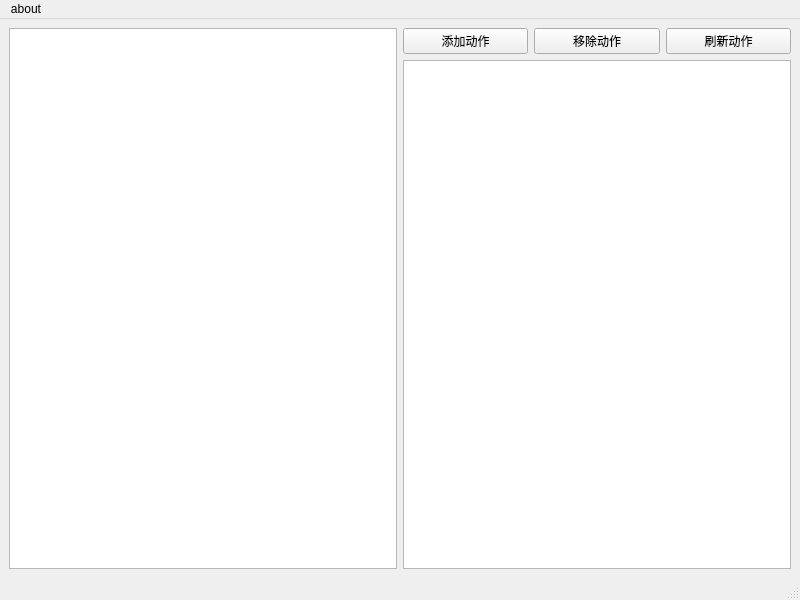
<?xml version="1.0" encoding="UTF-8"?>
<ui version="4.0">
 <class>MainWindow</class>
 <widget class="QMainWindow" name="MainWindow">
  <property name="geometry">
   <rect>
    <x>0</x>
    <y>0</y>
    <width>800</width>
    <height>600</height>
   </rect>
  </property>
  <property name="windowTitle">
   <string>MainWindow</string>
  </property>
  <widget class="QWidget" name="centralwidget">
   <layout class="QHBoxLayout" name="horizontalLayout">
    <item>
     <widget class="QListView" name="actionGroupListView"/>
    </item>
    <item>
     <layout class="QVBoxLayout" name="actionVLayout">
      <item>
       <layout class="QHBoxLayout" name="actionHLayput">
        <item>
         <widget class="QPushButton" name="addActionBtn">
          <property name="text">
           <string>添加动作</string>
          </property>
         </widget>
        </item>
        <item>
         <widget class="QPushButton" name="removeActionBtn">
          <property name="text">
           <string>移除动作</string>
          </property>
         </widget>
        </item>
        <item>
         <widget class="QPushButton" name="flushActionBtn">
          <property name="text">
           <string>刷新动作</string>
          </property>
         </widget>
        </item>
       </layout>
      </item>
      <item>
       <widget class="QListView" name="actionListView"/>
      </item>
     </layout>
    </item>
   </layout>
  </widget>
  <widget class="QMenuBar" name="menubar">
   <property name="geometry">
    <rect>
     <x>0</x>
     <y>0</y>
     <width>800</width>
     <height>26</height>
    </rect>
   </property>
   <widget class="QMenu" name="aboutMenu">
    <property name="title">
     <string>about</string>
    </property>
    <addaction name="authorAction"/>
   </widget>
   <addaction name="aboutMenu"/>
  </widget>
  <widget class="QStatusBar" name="statusbar"/>
  <action name="actionabout">
   <property name="text">
    <string>about</string>
   </property>
  </action>
  <action name="authorAction">
   <property name="text">
    <string>作者介绍</string>
   </property>
  </action>
  <action name="addActionGroupAction">
   <property name="text">
    <string>add</string>
   </property>
  </action>
 </widget>
 <resources/>
 <connections/>
</ui>
